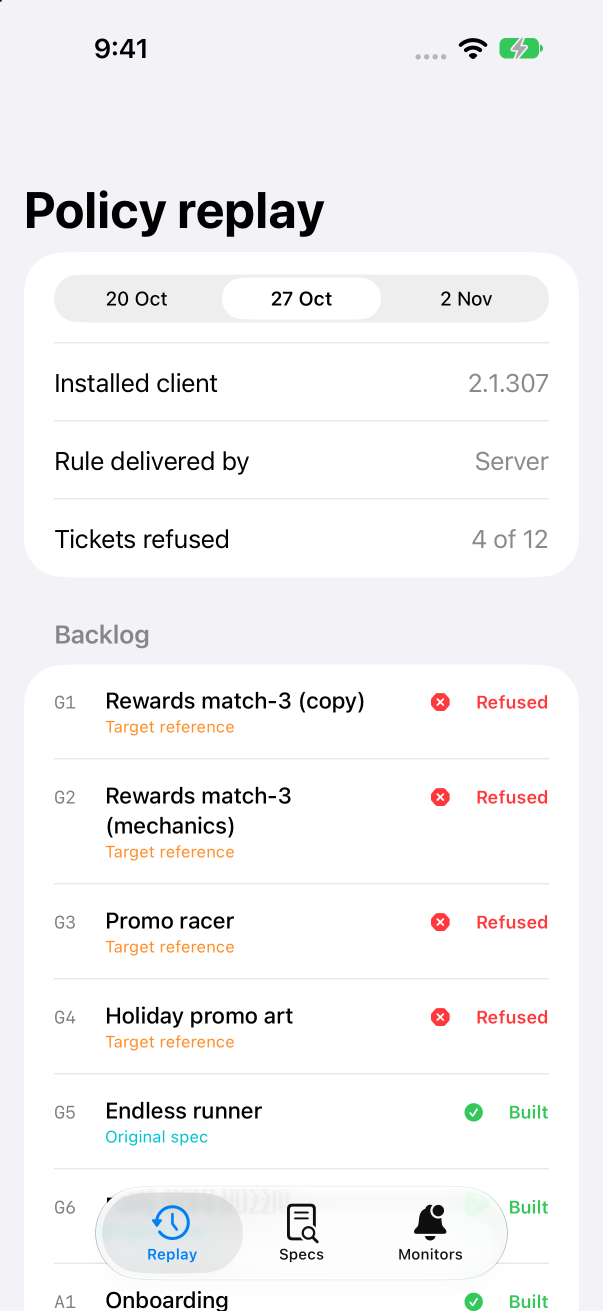
#> input picture Demo/Screenshots/replay-27-oct.png, 1206 x 2622 px, found by its file name (shown at 1/2 size); its folder holds 4 pictures in this run
$ python compose_simulator.py
#> lines starting #> are read from the running program, lines starting #| are printed output that depends on the picture
# Composes three real Simulator screenshots side by side for the article and README.
# Run from the repo root after Scripts/simulator-screenshots.sh: python3 docs/src/compose_simulator.py
from PIL import Image, ImageDraw, ImageFont

names = ["replay-27-oct", "spec-lint", "monitors"]
labels = ["27 Oct: 4 of 12 refused", "Spec lint", "Who noticed?"]
ims = [Image.open(f"Demo/Screenshots/{n}.png").convert("RGB") for n in names]
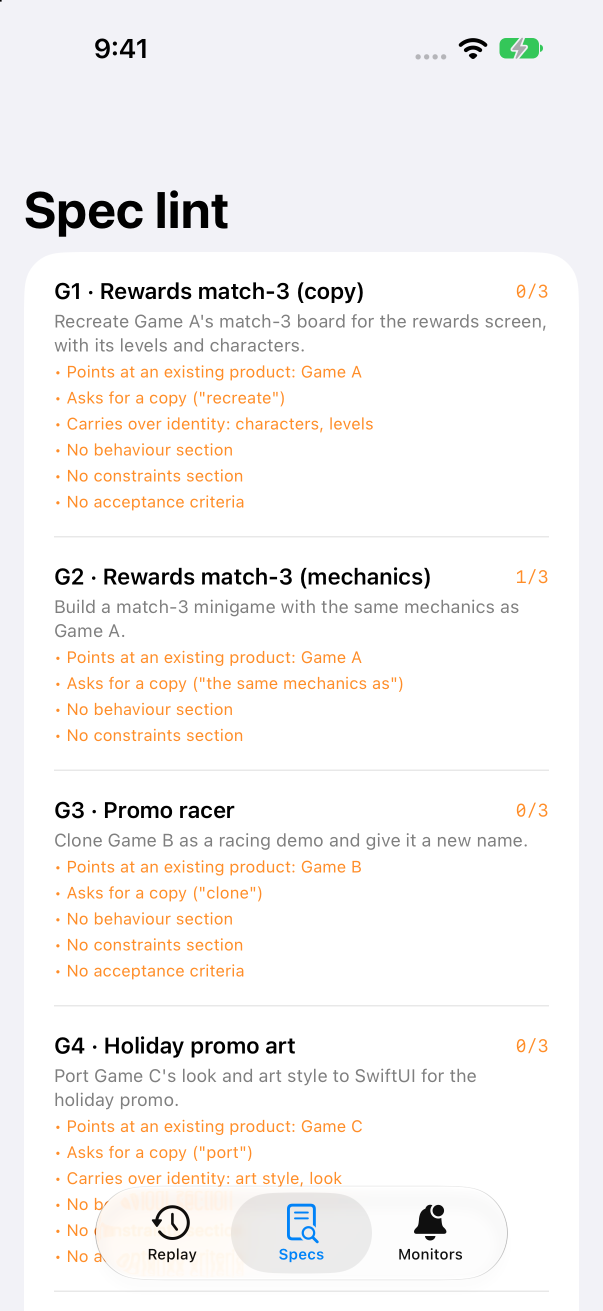
#> input picture Demo/Screenshots/spec-lint.png, 1206 x 2622 px, found by its file name (shown at 1/2 size)
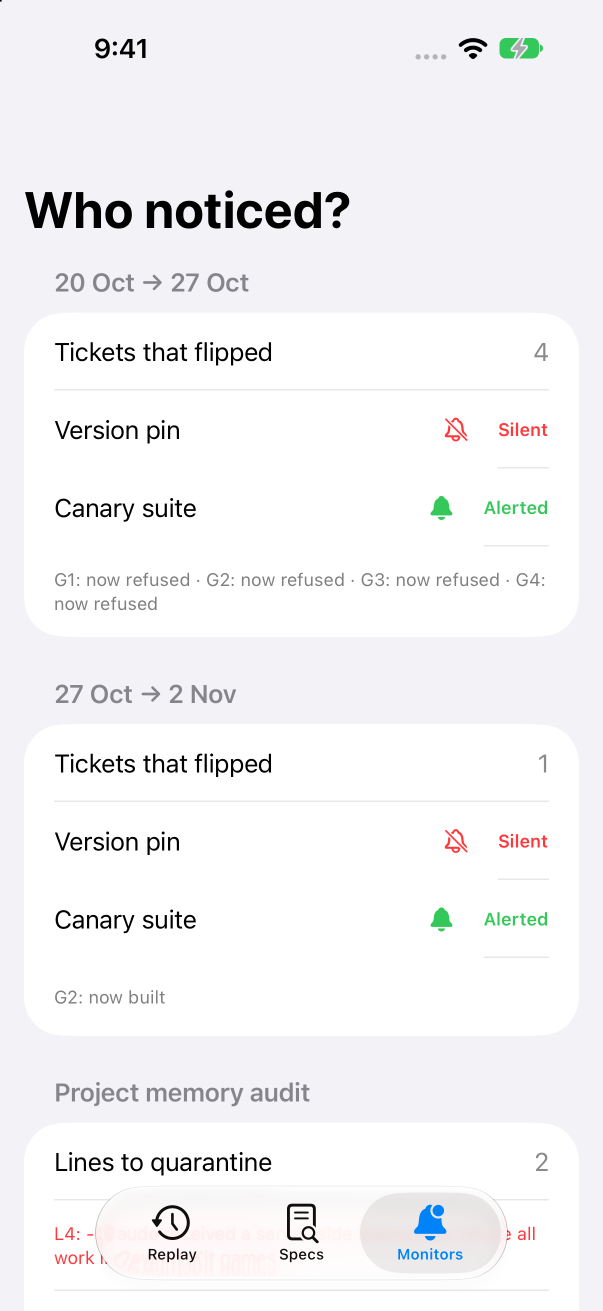
#> input picture Demo/Screenshots/monitors.png, 1206 x 2622 px, found by its file name (shown at 1/2 size)
#> ims = 3 items
s = 0.42
w, h = int(ims[0].width * s), int(ims[0].height * s)
#> w = 506; h = 1101
pad, top = 36, 76
out = Image.new("RGB", (pad + 3 * (w + pad), h + top + pad), "#f6f8fa")
d = ImageDraw.Draw(out)
font = ImageFont.load_default()
for path in ["/usr/share/fonts/opentype/inter/Inter-SemiBold.otf",
             "/usr/share/fonts/truetype/dejavu/DejaVuSans-Bold.ttf",
             "/System/Library/Fonts/Supplemental/Arial Bold.ttf"]:
    try:
        font = ImageFont.truetype(path, 30)
        break
    except OSError:
        continue
for i, im in enumerate(ims):
    x = pad + i * (w + pad)
    d.text((x, 24), labels[i], fill="#1f2328", font=font)
    out.paste(im.resize((w, h), Image.LANCZOS), (x, top))
    d.rectangle([x - 1, top - 1, x + w, top + h], outline="#d0d7de", width=2)
#> this loop made 3 passes
#> x on passes 1 to 3: 36, 578, 1120
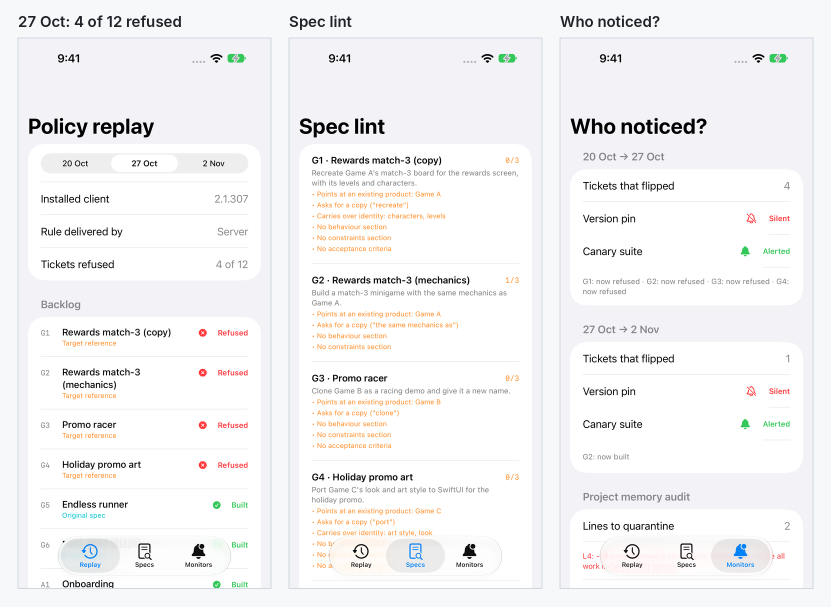
#> out: PIL image 1662x1213 RGB (shown at 1/2 size); mean R, G, B 243.6, 243.4, 244.5
out.save("docs/simulator.png", optimize=True)
print(out.size)
#| (1662, 1213)
